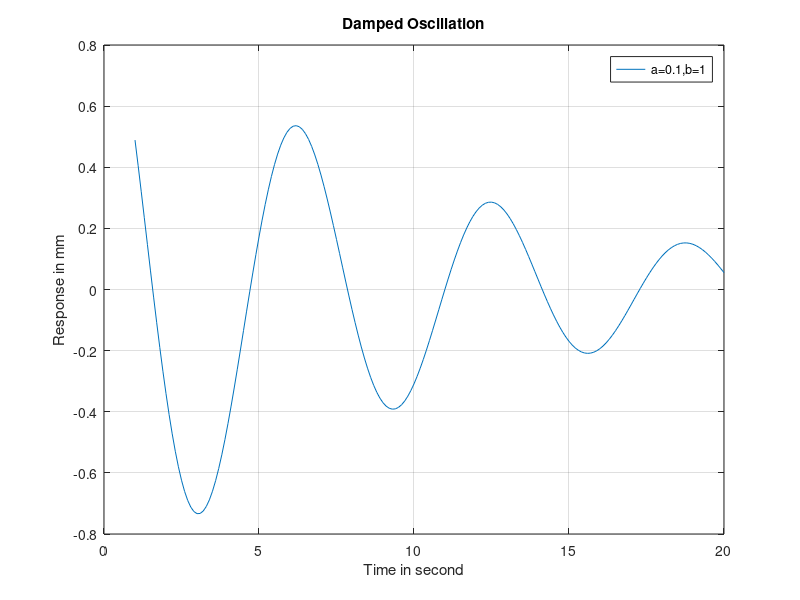

MATLAB code for this plot:
a=0.1;b=1;
t=1:0.1:20;
y=exp(-a*t).*cos(b*t);
plot(t,y);
grid on;
xlabel('Time in second');
ylabel('Response in mm');
title('Damped Oscillation')
legend('a=0.1,b=1');